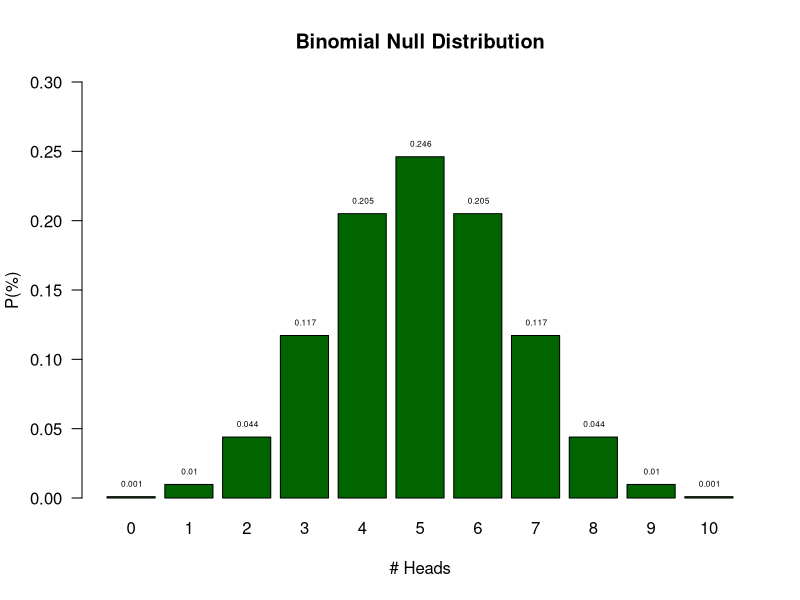
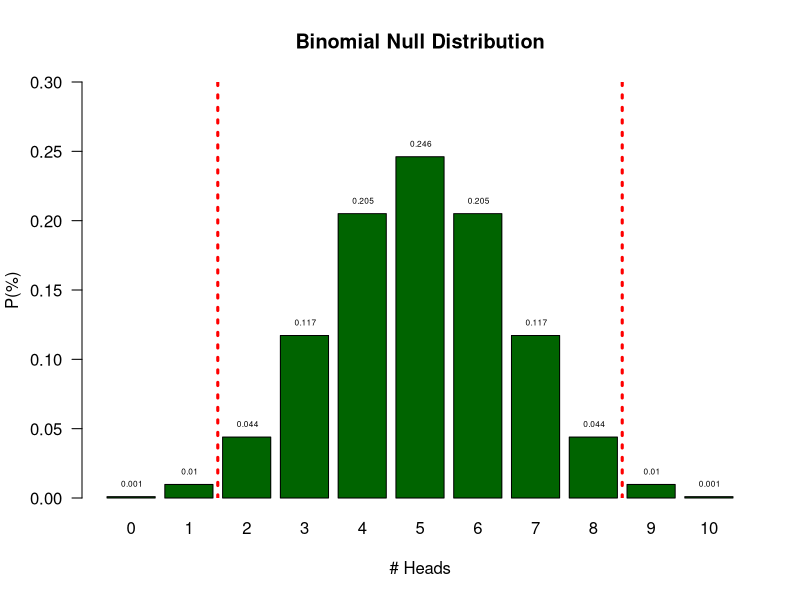
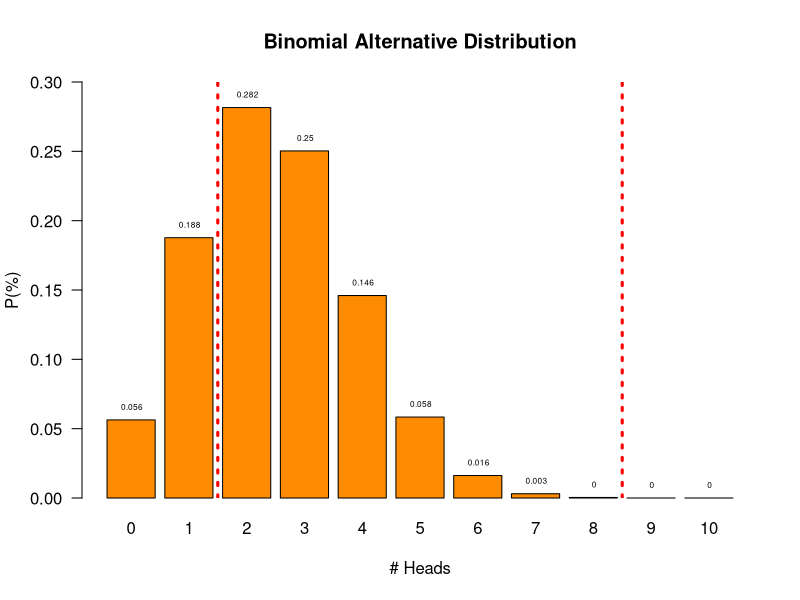
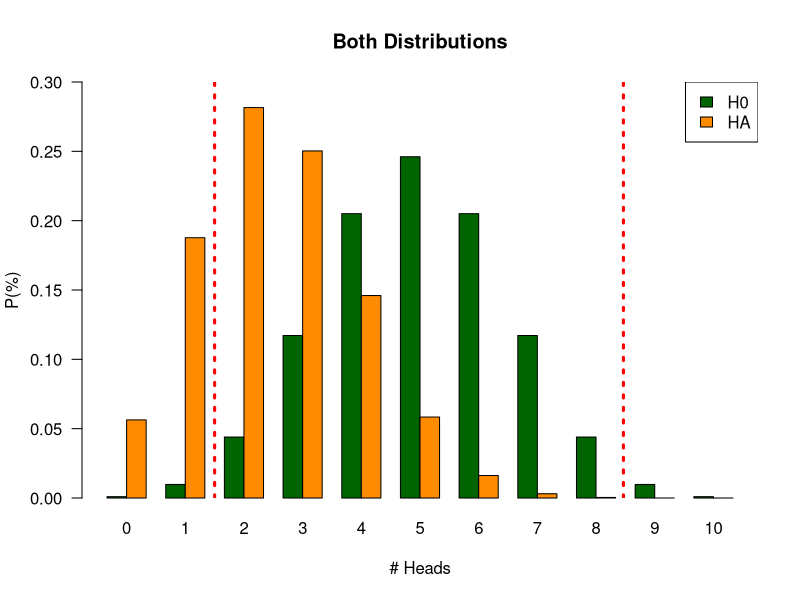

These figures' R source, in order:
## ---- chunk 1
n <- 10   # Sample size
k <- 0:10 # Discrete probability space (numbers 0, 1, ..., 9, 10)
p <- .5   # Probability of head
## ---- chunk 2
munt = 0:1

# alle_mogelijkheden = expand.grid(munt,munt,munt,munt,munt,munt,munt,munt,munt,munt)
# 
# sommen = rowSums(alle_mogelijkheden)

# table(sommen)

permutations = factorial(n) / ( factorial(k) * factorial(n-k) )
# permutations

p_k  = p^k * (1-p)^(n-k)  # Probability of single event
p_kp = p_k * permutations # Probability of event times 
                          # the occurrence of that event
# sample = 90
# freq_munt = round(p_kp*sample)
# cbind(k,permutations,p_k,p_kp,freq_munt)

title = "Binomial Null Distribution"

col=c(rep("red",2),rep("white",7),rep("red",2))

barplot( p_kp, 
         main=title, 
         names.arg=0:10, 
         xlab="# Heads", 
         ylab="P(%)", 
         col='darkgreen',
         las = 1,
         ylim=c(0,.3) )

text(.6:10.6*1.2,p_kp,round(p_kp,3),pos=3,cex=.5)
## ---- chunk 3
barplot( p_kp, 
         main=title, 
         names.arg=0:10, 
         xlab="# Heads", 
         ylab="P(%)", 
         col='darkgreen',
         las = 1,
         ylim=c(0,.3) )

text(.6:10.6*1.2,p_kp,round(p_kp,3),pos=3,cex=.5)
abline(v = c(2.5,10.9), col="red", lwd=3, lty="dotted")
## ---- chunk 4

# n = 10   # Sample size
# k = 0:10 # Discrete probability space
p = .25   # Probability of head

permutations = factorial(n) / ( factorial(k) * factorial(n-k) )

p_k2  = p^k  * (1-p)^(n-k)  # Probability of single event
p_kp2 = p_k2 * permutations # Probability of event times 
                            # the occurrence of that event

title = "Binomial Alternative Distribution"

col=c(rep("red",2),rep("white",7),rep("red",2))

barplot( p_kp2, 
         main=title, 
         names.arg=0:10, 
         xlab="# Heads", 
         ylab="P(%)", 
         beside=TRUE,
         col="darkorange",
         las = 1,
         ylim=c(0,.3) 
         )

text(.6:10.6*1.2,p_kp2,round(p_kp2,3),pos=3,cex=.5)

abline(v =  c(2.5,10.9), col="red", lwd=3, lty="dotted")
## ---- chunk 5

title = "Both Distributions"

colh0 = 'darkgreen'
colha = 'darkorange'

barplot( rbind(p_kp,p_kp2), 
         main=title, 
         names.arg=0:10, 
         xlab="# Heads", 
         ylab="P(%)", 
         ylim = c(0, 0.3),
         col = rbind(colh0,colha),
         las = 1,
         beside=TRUE
         #legend.text = c("H0", "HA")
         )

legend("topright", legend=c("H0","HA"), fill=c("darkgreen","darkorange"))

abline(v = c(6.5,27.4), col="red", lwd=3, lty="dotted")

